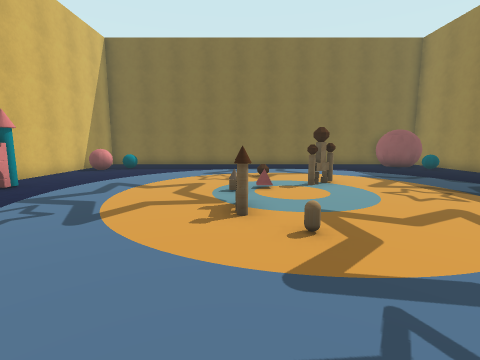
view 1 (above)

16 first-person views from a walk through a Unity game level. The camera is 1.4 m above the floor, tilts 8° down and sees 85° across. The floor is counted in squares, 1 m on a side. Each view is taken from the middle of a square. On the plan, view 1 faces up. The plan holds only what a view shows up to about 13 squares ahead; the rest is blank. Some animated figures are not drawn.

view 2
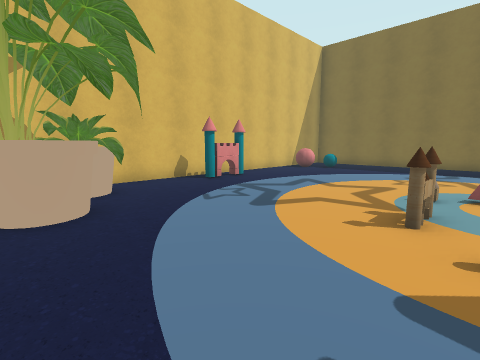

view 3
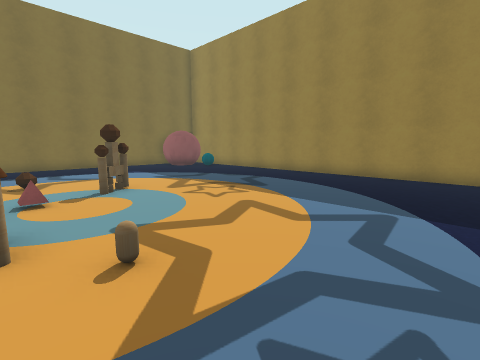

view 4
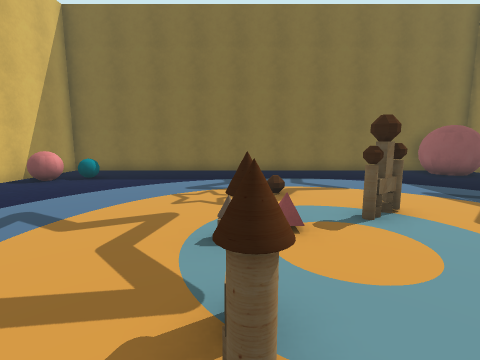

view 5
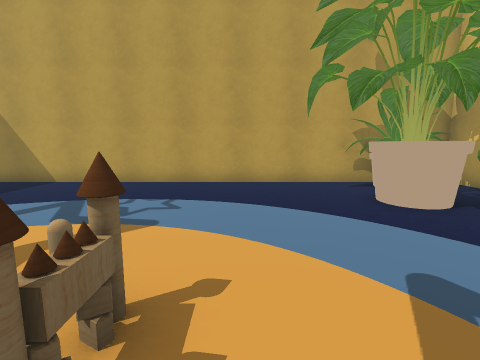

view 6
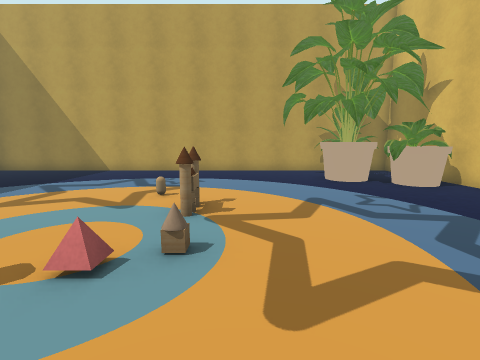

view 7
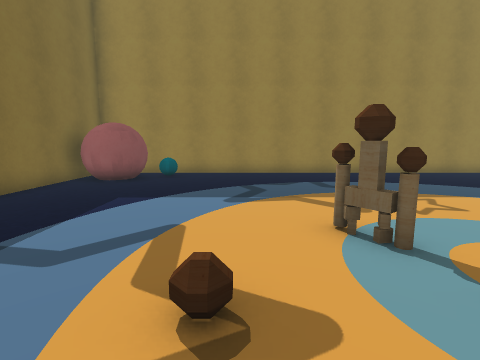

view 8
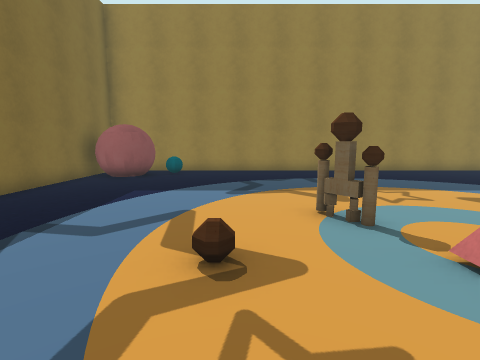

view 9
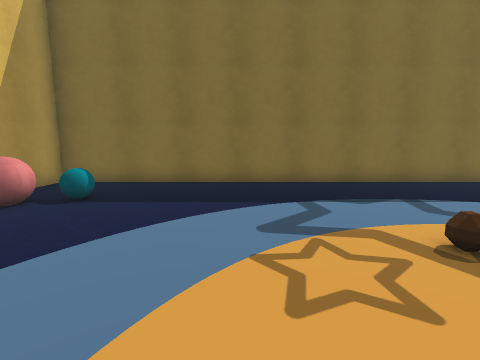

view 10
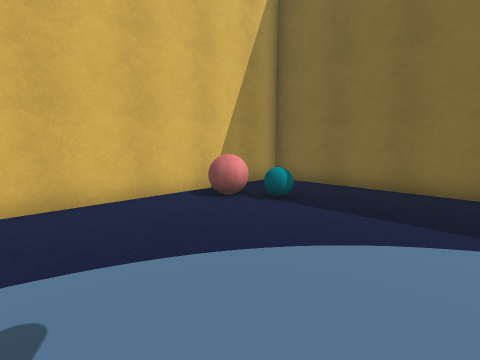

view 11
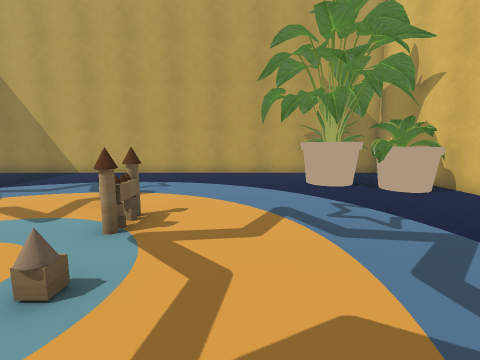

view 12
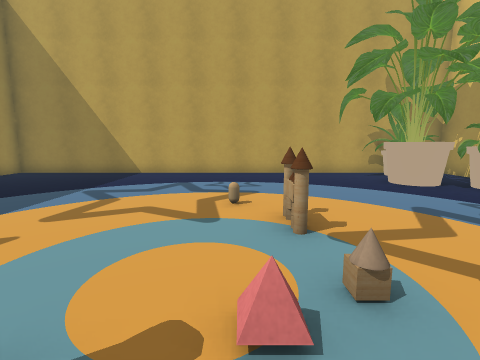

view 13
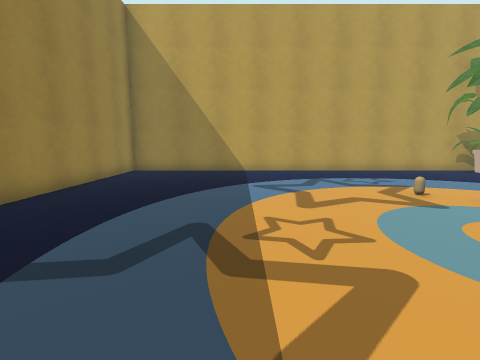

view 14
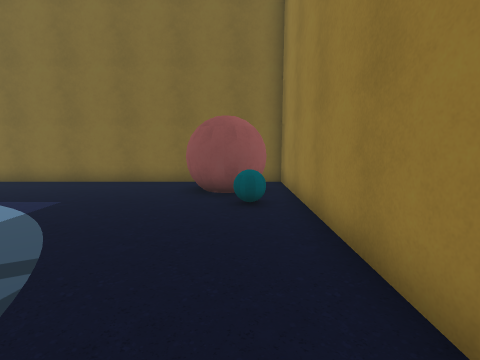

view 15
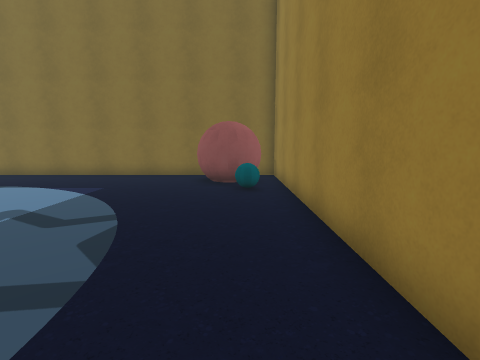

view 16
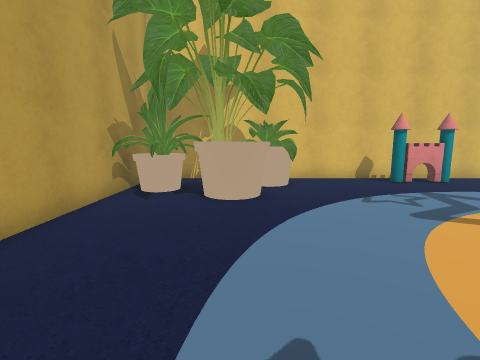

### Floor plan
Points are (right, up) in squares from view 1. A wall is a line through its corners. A room is listed if a view was taken in it or the views show most of it. See-through windows are left out.
Room 1 (views 1, 2, 3, 4, 5, 6, 7, 8, 9, 10, 11, 12, 13, 14, 15, 16)
walls: (2.2, 8.8) (2.8, 9.3); (2.2, 8.8) (3.1, 9.5); (2.6, 9.3) (3.4, 9.3) (2.5, 8.5); (3.3, 9.3) (2.4, 8.6); (-7.2, 8.4) (-7.2, 6.6); (11.5, 17.5) (-8.5, 17.5) (-8.5, -2.5) (11.5, -2.5) (11.5, 17.5)
low walls: (2.5, 8.9) (2.6, 9.3)
objects: pot (-8, 1) to (-6, 3); other object (-8, 14) to (-7, 14); pot (-7, -3) to (-5, 0); cyan ball (-6, 14) to (-6, 15); other object (-5, 0); other object (0, 5) to (0, 6); other object (0, 8); other object (1, 8); other object (8, 15) to (11, 17); cyan ball (10, 14)

Positions as (right, up) in squares from view 1, and headings:
1: (0, 0), facing up
2: (1, 0), facing up-left
3: (0, 1), facing up-right
4: (0, 4), facing up
5: (-1, 7), facing down
6: (-1, 11), facing down
7: (-1, 11), facing right
8: (-2, 11), facing right
9: (-2, 8), facing up
10: (-2, 9), facing up-left
11: (-2, 10), facing down
12: (1, 10), facing down
13: (6, 11), facing down
14: (10, 8), facing up
15: (10, 6), facing up
16: (2, 1), facing left
